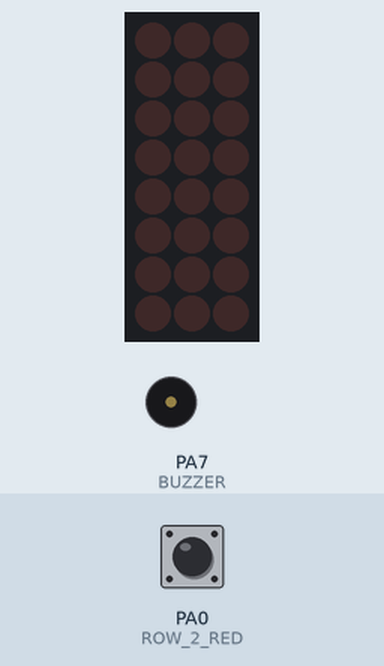
This program was run on a simulated ATtiny84, built with avr-gcc and emulated at 1 MHz (the files do not name the chip). Shown: 3×8 LED matrix, buzzer (waves = sounding). Wiring (inferred from the names in the program): LED matrix (orientation assumed): rows PA0, PA1, PA2, PA3, PA4, PA5, PA6, PA7; columns PB2, PB1, PB0. Inputs (shaded band) come from the test bench; at power-on: PA0 (ROW_2_RED) HIGH. Sleep ends after the set time or at an interrupt.

Above: at 1.2 s.
1.3 s: PA0 (ROW_2_RED) pulled LOW for 0.15 s
At 1.43 s:
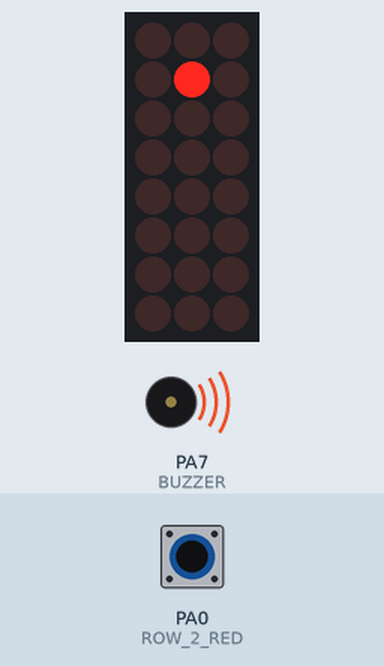
At 2.6 s:
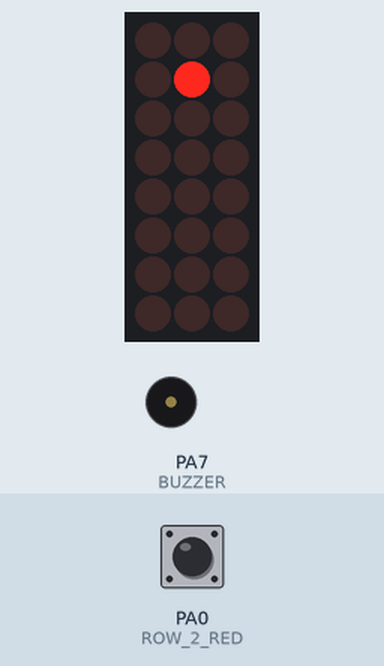
Timing chart, 0 to 4.3 s (numbered marks = the images above; inputs shaded):
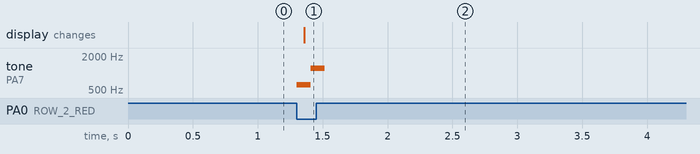

The program:

main.cpp
```cpp
#define F_CPU 1000000L

#include "main.h"

static const uint16_t MELODY_MARKER_PLACED[] PROGMEM = {
        100, 100,
        100, 50
};
static const uint16_t MELODY_DRAW[] PROGMEM = {
        100, 100,
        50, 0,
        100, 150,
        50, 0,
        100, 200,
        50, 0,
        300, 215
};
static const uint16_t MELODY_WIN[] PROGMEM = {
        100, 100,
        50, 0,
        100, 75,
        50, 0,
        100, 50,
        50, 0,
        100, 75,
        50, 0,
        100, 50
};

static uint8_t lights[COLUMNS] = {0, 0, 0};
static uint32_t lastInteractionTime = 0;

int main() {
    initMillis(F_CPU);
    Melody::init();
    DDRA |= _BV(BUTTON_GROUNDING_ENABLE); // set button ground enable pin as output
    sei();

    GIMSK |= _BV(PCIE0) | _BV(PCIE1); // enable pin change interrupt for wake-up
    PCMSK0 |= _BV(PCINT0) | _BV(PCINT1) | _BV(PCINT2) | _BV(PCINT3) | _BV(PCINT4) | _BV(PCINT5);
    PCMSK1 |= _BV(PCINT8) | _BV(PCINT9) | _BV(PCINT10);

    enterSleep();

    while (true) {
        readButtons();
        PORTA &= ~_BV(BUTTON_GROUNDING_ENABLE); // disable button grounding !IMPORTANT! to prevent short circuit
        _delay_loop_1(5);

        animateMask();
        lightUpLeds();
        Melody::tryPlayNextNote();

        if (millis() - lastInteractionTime > ENTER_SLEEP_TIMEOUT) {
            restartGame();
        }
    }
}

void lightUpLeds() {
    PORTA &= ~_BV(BUTTON_GROUNDING_ENABLE); // disable button grounding !IMPORTANT! to prevent short circuit
    __asm__("nop");

    DDRA |= ALL_ROW_MASK; // set all row leds as output
    PORTA &= ~ALL_ROW_MASK; // set all row leds to LOW
    DDRB |= ALL_COL_MASK; // set all column leds as output
    PORTB |= ALL_COL_MASK; // set all column leds to HIGH

    for (uint8_t column = 0; column < COLUMNS; column++) {
        PORTB |= ALL_COL_MASK; // set all columns to HIGH

        lightUpLedsInColumn(column, lights[column]);
        _delay_ms(3);

        PORTA &= ~ALL_ROW_MASK; // turn off all row leds
    }

    PORTB |= ALL_COL_MASK; // set all columns to HIGH to prevent ghosting
}

void lightUpLedsInColumn(uint8_t column, uint8_t data) {
    switch (column) {
        case 0: PORTB &= ~_BV(COL_0); break;
        case 1: PORTB &= ~_BV(COL_1); break;
        case 2: PORTB &= ~_BV(COL_2); break;
        default: break;
    }

    for (uint8_t row = 0; row < ROWS; row++) {
        bool red = (data >> (row * 2 + 1)) & 0x1;

        bool isSet = (data >> (row * 2)) & 0x1;
        if (isSet) {
            uint8_t pin;
            if (row == 0) {
                pin = red ? ROW_0_RED : ROW_0_GREEN;
            } else if (row == 1) {
                pin = red ? ROW_1_RED : ROW_1_GREEN;
            } else {
                pin = red ? ROW_2_RED : ROW_2_GREEN;
            }
            PORTA |= _BV(pin);
        }
    }
}

void readButtons() {
    /*
     * due to a design flaw, it's not possible to press multiple buttons at the same time without lighting up some of the leds
     * therefore we have to return early to prevent grounding the led cathodes that are also connected to the buttons
     */

    DDRA &= ~ALL_BUTTON_PA_MASK; // PORT-A set as input
    PORTA &= ~ALL_BUTTON_PA_MASK; // PORT-A disconnect to prevent lighting up some of the leds

    DDRB &= ~ALL_BUTTON_PB_MASK; // PORT-B set as input
    PORTB |= ALL_BUTTON_PB_MASK; // PORT-B enable pull-up resistor

    PORTA |= _BV(BUTTON_GROUNDING_ENABLE); // enable button grounding

    _delay_loop_1(5);
    uint8_t dataPB = PINB;
    if (bit_is_clear(dataPB, BUTTON_0_0)) {
        onButtonPressed(0, 0);
        return;
    }
    if (bit_is_clear(dataPB, BUTTON_0_1)) {
        onButtonPressed(0, 1);
        return;
    }
    if (bit_is_clear(dataPB, BUTTON_0_2)) {
        onButtonPressed(0, 2);
        return;
    }

    PORTA |= ALL_BUTTON_PA_MASK; // PORT-A enable pull-up resistor

    _delay_loop_1(5);
    uint8_t dataPA = PINA;
    if (bit_is_clear(dataPA, BUTTON_1_0)) {
        onButtonPressed(1, 0);
        return;
    }
    if (bit_is_clear(dataPA, BUTTON_1_1)) {
        onButtonPressed(1, 1);
        return;
    }
    if (bit_is_clear(dataPA, BUTTON_1_2)) {
        onButtonPressed(1, 2);
        return;
    }
    if (bit_is_clear(dataPA, BUTTON_2_0)) {
        onButtonPressed(2, 0);
        return;
    }
    if (bit_is_clear(dataPA, BUTTON_2_1)) {
        onButtonPressed(2, 1);
        return;
    }
    if (bit_is_clear(dataPA, BUTTON_2_2)) {
        onButtonPressed(2, 2);
        return;
    }
}

static uint8_t board[COLUMNS] = {0, 0, 0};
static bool isRedsTurn = false;
static uint8_t markersPlaced = 0;

static bool maskAnimationPlaying = false;
static uint32_t maskAnimationStartTime = 0;
static uint8_t animationMask[COLUMNS] = {0, 0, 0};

void setCellState(uint8_t* grid, uint8_t column, uint8_t row, uint8_t twoBitState) {
    uint8_t bitShift = row * 2;
    grid[column] &= ~(0b11 << bitShift);
    grid[column] |= twoBitState << bitShift;
}

uint8_t getCellState(const uint8_t* grid, uint8_t column, uint8_t row) {
    uint8_t bitShift = row * 2;
    return (grid[column] >> bitShift) & 0b11;
}

void onButtonPressed(uint8_t column, uint8_t row) {
    lastInteractionTime = millis();

    if (board[column] >> (row * 2) & 0x1 || maskAnimationPlaying) {
        return;
    }

    uint8_t state = isRedsTurn ? 0b11 : 0b01;
    setCellState(board, column, row, state);
    setCellState(lights, column, row, state);

    isRedsTurn = !isRedsTurn;
    markersPlaced++;

    if (checkWin()) {
        Melody::play(MELODY_WIN, sizeof(MELODY_WIN) / sizeof(uint16_t) / 2);
        playMaskAnimation();
        return;
    }

    if (markersPlaced == ROWS * COLUMNS) {
        Melody::play(MELODY_DRAW, sizeof(MELODY_DRAW) / sizeof(uint16_t) / 2);
        memcpy(animationMask, board, sizeof(animationMask));
        playMaskAnimation();
        return;
    }

    Melody::play(MELODY_MARKER_PLACED, sizeof(MELODY_MARKER_PLACED) / sizeof(uint16_t) / 2);
}

bool winCheckCells(
        uint8_t col1, uint8_t row1,
        uint8_t col2, uint8_t row2,
        uint8_t col3, uint8_t row3
) {
    uint8_t state1 = getCellState(board, col1, row1);
    uint8_t state2 = getCellState(board, col2, row2);
    uint8_t state3 = getCellState(board, col3, row3);
    if (state1 != 0b00 && state1 == state2 && state2 == state3) {
        memset(animationMask, 0, sizeof(animationMask));
        setCellState(animationMask, col1, row1, state1);
        setCellState(animationMask, col2, row2, state1);
        setCellState(animationMask, col3, row3, state1);
        return true;
    }

    return false;
}

bool checkWin() {
    // columns
    for (uint8_t column = 0; column < COLUMNS; column++) {
        if (board[column] == 0b010101 || board[column] == 0b111111) {
            memset(animationMask, 0, sizeof(animationMask));
            animationMask[column] = board[column];
            return true;
        }
    }

    // rows
    if (winCheckCells(0, 0,1, 0,2, 0))
        return true;
    if (winCheckCells(0, 1,1, 1,2, 1))
        return true;
    if (winCheckCells(0, 2,1, 2,2, 2))
        return true;

    // diagonals
    if (winCheckCells(0, 0,1, 1,2, 2))
        return true;
    if (winCheckCells(0, 2, 1, 1,2, 0))
        return true;
    return false;
}

void playMaskAnimation() {
    maskAnimationPlaying = true;
    maskAnimationStartTime = millis();
}

void animateMask() {
    if (!maskAnimationPlaying) {
        return;
    }

    uint32_t timePassed = millis() - maskAnimationStartTime;

    if (timePassed < 250*12) {
        bool turnOn = timePassed % 500 < 250;
        turnLightsByMarkerMask(turnOn);
    } else if (timePassed < 250*12 + 100 * ROWS * COLUMNS) {
        turnLightsByMarkerMask(true);
        for (uint8_t row = 0; row < ROWS; row++) {
            for (uint8_t column = 0; column < COLUMNS; column++) {
                if (timePassed > 250*12 + 100 * (row * COLUMNS + column)) {
                    setCellState(lights, column, row, 0b00);
                }
            }
        }
    } else {
        restartGame();
    }
}

void turnLightsByMarkerMask(bool turnOn) {
    for (uint8_t row = 0; row < ROWS; row++) {
        for (uint8_t column = 0; column < COLUMNS; column++) {
            uint8_t winMarkerState = getCellState(animationMask, column, row);
            if (winMarkerState == 0) {
                continue;
            }

            setCellState(lights, column, row, turnOn ? winMarkerState : 0b00);
        }
    }
}

void restartGame() {
    memset(board, 0, sizeof(board));
    memset(lights, 0, sizeof(lights));
    markersPlaced = 0;
    maskAnimationPlaying = false;

    enterSleep();
}

void enterSleep() {
    DDRB &= ~ALL_BUTTON_PB_MASK; // PORT-B set as input
    PORTB |= ALL_BUTTON_PB_MASK; // PORT-B enable pull-up resistor
    DDRA &= ~ALL_BUTTON_PA_MASK; // PORT-A set as input
    PORTA |= ALL_BUTTON_PA_MASK; // PORT-A enable pull-up resistor

    PORTA |= _BV(BUTTON_GROUNDING_ENABLE);

    set_sleep_mode(SLEEP_MODE_PWR_DOWN);
    sleep_mode();

    PORTA &= ~_BV(BUTTON_GROUNDING_ENABLE);

    TCNT1 = 0;
    resetMillis();
}

ISR(PCINT0_vect) {
}
ISR(PCINT1_vect) {
}

void memset(uint8_t* buffer, uint8_t value, size_t size) {
    for (size_t i = 0; i < size; i++) {
        buffer[i] = value;
    }
}

void memcpy(uint8_t* dest, const uint8_t* src, size_t size) {
    for (size_t i = 0; i < size; i++) {
        dest[i] = src[i];
    }
}
```

main.h
```cpp
#pragma once

#include <avr/io.h>
#include <avr/pgmspace.h>
#include <avr/sleep.h>
#include <util/delay.h>
#include "millis.h"
#include "melody.h"

#define ROWS 3
#define COLUMNS 3

#define ROW_0_GREEN PA5
#define ROW_0_RED PA4
#define ROW_1_GREEN PA3
#define ROW_1_RED PA2
#define ROW_2_GREEN PA1
#define ROW_2_RED PA0
#define ALL_ROW_MASK (_BV(ROW_0_GREEN) | _BV(ROW_0_RED) | _BV(ROW_1_GREEN) | _BV(ROW_1_RED) | _BV(ROW_2_GREEN) | _BV(ROW_2_RED))

#define COL_0 PB2
#define COL_1 PB1
#define COL_2 PB0
#define ALL_COL_MASK (_BV(COL_0) | _BV(COL_1) | _BV(COL_2))

#define BUTTON_0_0 PB0
#define BUTTON_0_1 PB1
#define BUTTON_0_2 PB2

#define BUTTON_1_0 PA2
#define BUTTON_1_1 PA1
#define BUTTON_1_2 PA0

#define BUTTON_2_0 PA5
#define BUTTON_2_1 PA4
#define BUTTON_2_2 PA3
#define ALL_BUTTON_PB_MASK (_BV(BUTTON_0_0) | _BV(BUTTON_0_1) | _BV(BUTTON_0_2))
#define ALL_BUTTON_PA_MASK (_BV(BUTTON_1_0) | _BV(BUTTON_1_1) | _BV(BUTTON_1_2) | _BV(BUTTON_2_0) | _BV(BUTTON_2_1) | _BV(BUTTON_2_2))

#define BUTTON_GROUNDING_ENABLE PA6

#define ENTER_SLEEP_TIMEOUT (1000L * 60 * 2)


void lightUpLeds();

void lightUpLedsInColumn(uint8_t column, uint8_t data);

void readButtons();

void onButtonPressed(uint8_t column, uint8_t row);

void playMaskAnimation();

void animateMask();

bool checkWin();

void restartGame();

void turnLightsByMarkerMask(bool turnOn);

void enterSleep();

void memset(uint8_t* buffer, uint8_t value, size_t size);

void memcpy(uint8_t* dest, const uint8_t* src, size_t size);
```

melody.cpp
```cpp
#include "melody.h"


namespace Melody {

    static const uint16_t *currentMelody = nullptr;
    static uint8_t currentMelodyLength = 0;
    static uint8_t currentMelodyIndex = 0;
    static uint32_t lastNoteTime = 0;

    void init() {
        DDRA |= _BV(BUZZER); // set buzzer as output
        TCCR0A |= _BV(WGM01); // timer0 CTC mode
        TCCR0B |= _BV(CS01); // timer0 prescaler div 8
    }

    void play(const uint16_t *melody, uint8_t length) {
        currentMelody = melody;
        currentMelodyLength = length;
        currentMelodyIndex = 0;

        uint16_t level = pgm_read_word(&melody[1]);
        tone(level);

        lastNoteTime = millis();
    }

    void tryPlayNextNote() {
        if (currentMelody == nullptr) {
            return;
        }

        uint32_t now = millis();
        uint16_t duration = pgm_read_word(&currentMelody[currentMelodyIndex * 2]);
        uint32_t timeSinceLastNote = now - lastNoteTime;

        if (timeSinceLastNote >= duration) {
            currentMelodyIndex++;
            if (currentMelodyIndex >= currentMelodyLength) {
                currentMelody = nullptr;
                currentMelodyLength = 0;
                currentMelodyIndex = 0;
                tone(0);
                return;
            }

            uint16_t level = pgm_read_word(&currentMelody[currentMelodyIndex * 2 + 1]);
            tone(level);

            lastNoteTime = now;
        }
    }

    void tone(uint8_t level) {
        if (level == 0) {
            DDRA &= ~_BV(BUZZER);
            TCCR0A &= ~_BV(COM0B0);
            return;
        }

        DDRA |= _BV(BUZZER);
        TCCR0A |= _BV(COM0B0);
        OCR0A = level;
    }

}
```

melody.h
```cpp
#pragma once

#include <avr/io.h>
#include <avr/pgmspace.h>
#include "millis.h"

#define BUZZER PA7

namespace Melody {

    void init();

    void tryPlayNextNote();

    void play(const uint16_t *melody, uint8_t length);

    void tone(uint8_t level);

}
```

millis.cpp
```cpp
/*
The millis() function known from Arduino
Calling millis() will return the milliseconds since the program started

Tested on atmega328p

Using content from http://www.adnbr.co.uk/articles/counting-milliseconds
Author: Monoclecat, https://github.com/monoclecat/avr-millis-function

REMEMBER: Add sei(); after initMillis() to enable global interrupts!
 */

#include "millis.h"

volatile uint32_t timer1_millis;

ISR(TIM1_COMPA_vect) {
    timer1_millis++;
}

void initMillis(uint32_t fcpu) {
    uint32_t ctc_match_overflow;

    ctc_match_overflow = ((fcpu / 1000) / 8); //when timer1 is this value, 1ms has passed

    // (Set timer to clear when matching ctc_match_overflow) | (Set clock divisor to 8)
    TCCR1B |= (1 << WGM12) | (1 << CS11);

    // high byte first, then low byte
    OCR1AH = (ctc_match_overflow >> 8);
    OCR1AL = ctc_match_overflow;

    // Enable the compare match interrupt
    TIMSK1 |= (1 << OCIE1A);

    //REMEMBER TO ENABLE GLOBAL INTERRUPTS AFTER THIS WITH sei(); !!!
}

uint32_t millis() {
    uint32_t millis_return;

    // Ensure this cannot be disrupted
    ATOMIC_BLOCK(ATOMIC_FORCEON) {
        millis_return = timer1_millis;
    }
    return millis_return;
}

void resetMillis() {
    ATOMIC_BLOCK(ATOMIC_FORCEON) {
        timer1_millis = 0;
    }
}
```

millis.h
```cpp
#pragma once

#include "main.h"
#include <avr/io.h>
#include <util/atomic.h>
#include <avr/interrupt.h>

#define EVERY_N_MS(interval, run) {\
  static uint32_t lastStep = 0;\
  if (millis() - lastStep > interval) {\
    run\
    lastStep = millis();\
  }\
}

ISR(TIMER1_COMPA_vect);

void initMillis(uint32_t fcpu);

uint32_t millis();

void resetMillis();
```

Measured:
- after the input at 1.3 s, tone on PA7 (BUZZER): silent → 619 Hz at once, → 1225 Hz 0.11 s later, → silent 0.11 s later; the display: changes after 0.06 s (image 1)
